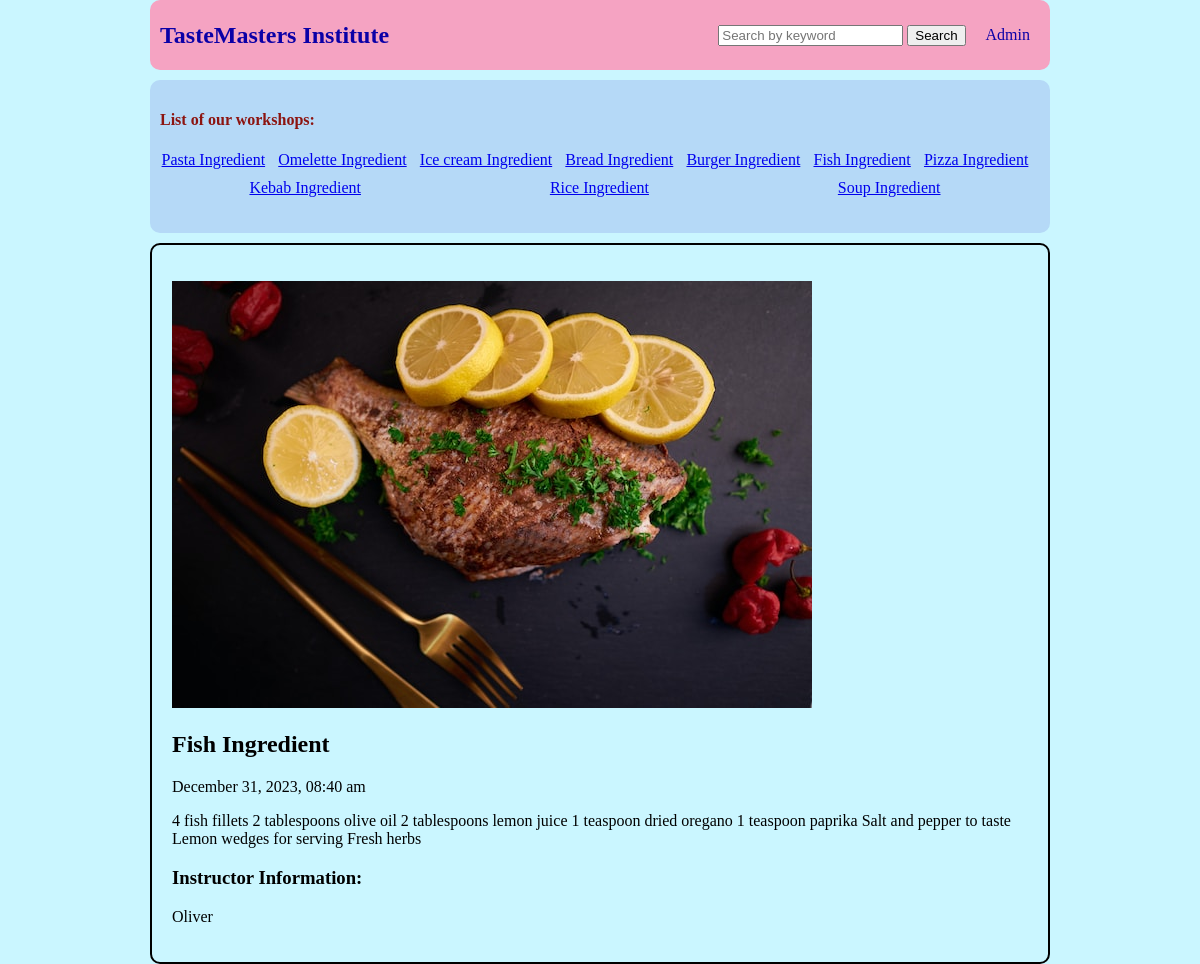
The page /search.php?keyword=Fish Ingredient on the database its author committed.
### tables this page shows
CREATE TABLE `mypages` (
  `id` int(11) NOT NULL,
  `title` varchar(50) NOT NULL,
  `content` text NOT NULL,
  `timee` timestamp NOT NULL DEFAULT current_timestamp() ON UPDATE current_timestamp(),
  `name` varchar(50) NOT NULL,
  `image_filename` varchar(100) NOT NULL,
  `new_image_path` varchar(100) NOT NULL
);

### search.php (the view, shortened to what this page needs)
<?php
require('connect.php');
$query = "SELECT *
            FROM mypages ORDER BY timee DESC";
$statement=$db->prepare($query);
$statement->execute();
$pages=$statement->fetchAll();
if (isset($_GET['keyword'])) {
    $keyword = '%' . filter_input(INPUT_GET, 'keyword', FILTER_SANITIZE_STRING) . '%' ;
    $query = "SELECT *
              FROM mypages
              WHERE title LIKE :keyword
              ORDER BY timee DESC";
    $statement = $db->prepare($query);
    $statement->bindParam(':keyword', $keyword, PDO::PARAM_STR);
    $statement->execute();
    $searchResults = $statement->fetchAll();
} else {
    $searchResults = [];
}
?>
<!DOCTYPE html>
<html lang="en">
<head>
    <link rel="stylesheet" href="main.css">
</head>
<body>
<nav class="navbar1">
        <ul>
            <li id="firstitem">
                <a href="index.php">TasteMasters Institute</a>
            </li>
            <li id="seconditem">
                <form action="search.php" method="GET" class="searchbox">
                    <input id="searchinput" type="text" name="keyword" placeholder="Search by keyword">
                    <button id="searchbutton" type="submit">Search</button>
                </form>
            </li>
            <li id="thirditem"><a href="admin.php">Admin</a></li>
        </ul>
    </nav>
    <nav class="navbar2">
    <h4>List of our workshops:</h4>
        <ul>
            <?php foreach($pages as $page):?>
            <li>
                <a href="pages.php?id=<?=$page['id']?>"> <?= $page['title'] ?></a>
            </li>
            <?php endforeach?>
        </ul>
    </nav>
    <main>
        <div class="main">
            <ul>
                <?php foreach ($searchResults as $result): ?>
                <?php if (!empty($result['image_filename'])): ?>
                <img src="<?= $result['new_image_path'] ?>" alt="Uploaded Image">
                <?php endif ?>
                <h2><?= $result['title'] ?></h2>
                <p class="edit"><?= date("F d, Y, h:i a", strtotime($result['timee'])) ?> </p>
                <p><?= $result['content'] ?></p>
                <h3>Instructor Information:</h3>
                <p><?= $result['name'] ?></p>
                <?php endforeach ?>
            </ul>
        </div>
    </main>
</body>
</html>

### main.css (style rules this page uses)
body { width: 75%; margin: 0 auto; padding: 0px; background-color: rgb(202, 246, 255); }
.main, .comment { border: 2px black solid; padding: 20px; border-radius: 10px; }
ul { list-style: none; padding-left: 0%; }
h4 { color: #8c1410; }
.navbar1 { background-color: rgb(245, 163, 194); margin: 0 auto; width: 100%; border-radius: 10px; display: flex; height: 70px; }
.navbar1 ul { align-items: center; list-style: none; width: 100%; }
.navbar1 a { color: rgb(11, 0, 167); text-decoration: none; }
#firstitem { padding-left: 10px; flex: 3; font-family: 'Times New Roman', Times, serif; font-weight:900; font-size: x-large; }
#seconditem,#thirditem { padding-right: 20px; }
#seconditem { align-content: center; }
.navbar2 { background-color: #b5d9f7; padding: 10px; margin: 10px 0; border-radius: 10px; }
.navbar2 ul,.navbar1 ul { display: flex; flex-wrap: wrap; justify-content:space-around; }
.navbar2 ul li { margin: 0; margin-right: 10px; margin-bottom: 10px; }

### rows shown on the page
mypages: title "Pasta Ingredient"
mypages: title "Omelette Ingredient"
mypages: title "Ice cream Ingredient"
mypages: title "Bread Ingredient"
mypages: title "Burger Ingredient"
mypages: title "Fish Ingredient", timee "December 31, 2023, 08:40 am", content "4 fish fillets 2 tablespoons olive oil 2 tablespoons lemon juice 1 teaspoon dried oregano 1 teaspoon paprika Salt and pepper to taste Lemon wedges for serving Fresh herbs", name "Oliver"
mypages: title "Pizza Ingredient"
mypages: title "Kebab Ingredient"
mypages: title "Rice Ingredient"
mypages: title "Soup Ingredient"
